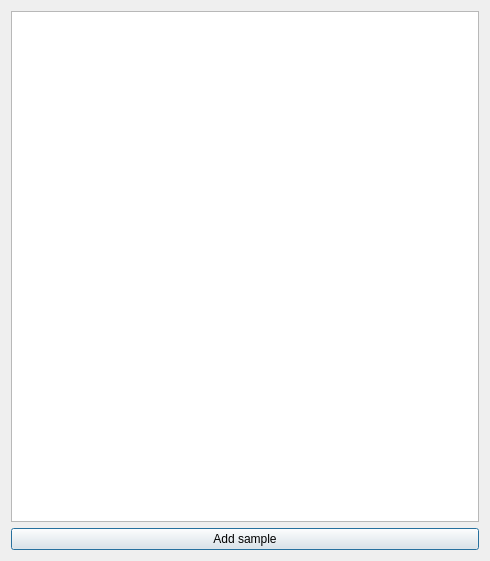
<?xml version="1.0" encoding="UTF-8"?>
<ui version="4.0">
 <class>SamplingList</class>
 <widget class="QDialog" name="SamplingList">
  <property name="geometry">
   <rect>
    <x>0</x>
    <y>0</y>
    <width>490</width>
    <height>561</height>
   </rect>
  </property>
  <property name="windowTitle">
   <string>Dialog</string>
  </property>
  <layout class="QVBoxLayout" name="verticalLayout">
   <item>
    <widget class="QListWidget" name="mLWSamples"/>
   </item>
   <item>
    <widget class="QPushButton" name="mPBAddSample">
     <property name="text">
      <string>Add sample</string>
     </property>
    </widget>
   </item>
  </layout>
 </widget>
 <resources/>
 <connections>
  <connection>
   <sender>mPBAddSample</sender>
   <signal>clicked()</signal>
   <receiver>SamplingList</receiver>
   <slot>onAddSample()</slot>
   <hints>
    <hint type="sourcelabel">
     <x>195</x>
     <y>392</y>
    </hint>
    <hint type="destinationlabel">
     <x>195</x>
     <y>206</y>
    </hint>
   </hints>
  </connection>
 </connections>
 <slots>
  <slot>onAddSample()</slot>
 </slots>
</ui>
